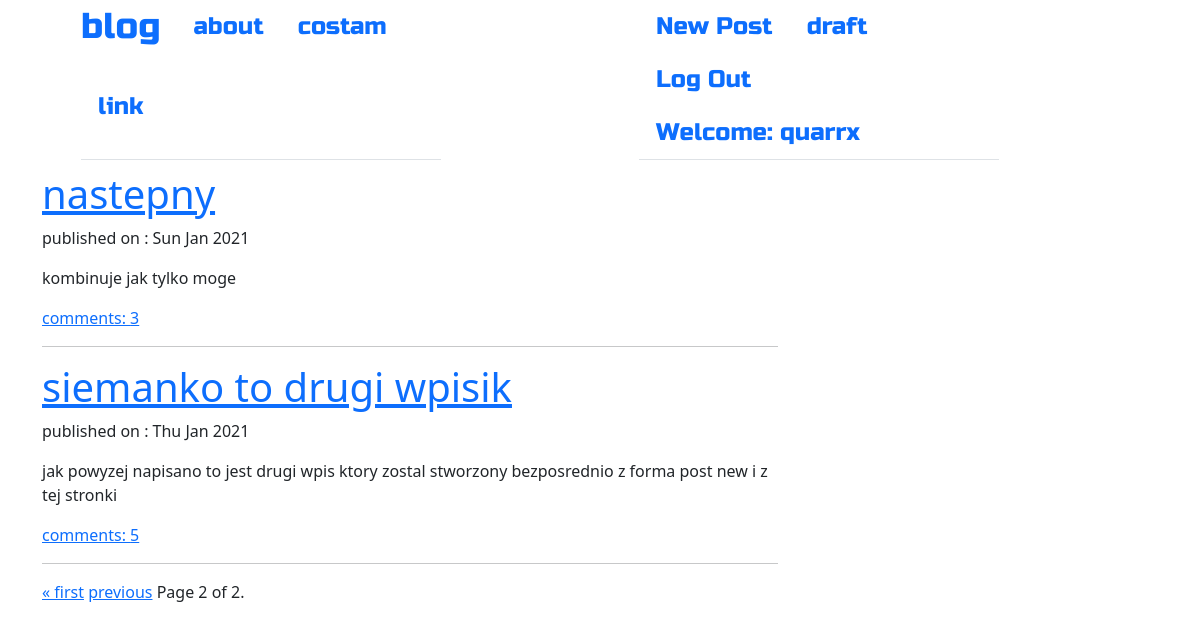
The page /blog/?page=2 (signed in) on the database its author committed.
### blog/models.py (models this page shows, shortened)
class Post(models.Model):
    author = models.ForeignKey('auth.User', on_delete=models.CASCADE)
    title = models.CharField(max_length=200)
    text = models.TextField()
    create_date = models.DateTimeField(default=timezone.now)
    published_date = models.DateTimeField(blank=True, null=True)
    def comments_approved(self):
        return self.comments.filter(approved_comments = True)

### blog/views.py (the view)
# urls.py: path('', views.PostListView.as_view(), name='post_list'),
class PostListView(ListView):
    model = Post
    paginate_by = 2
    def get_queryset(self):
        zapytanie = self.model.objects.filter(published_date__lte=timezone.now()).order_by('-published_date')
        return zapytanie

### blog/templates/blog/post_list.html (shortened to what this page needs)
{% extends 'blog/base.html' %}
{% block content %}
<div class="centerstage">
    {% for post in post_list %}
        {% if post.published_date or user.is_authenticated %}
        <div class="post">
            <h1><a href="{% url 'post_detail' pk=post.pk %}">{{ post.title }}</a> </h1>
            <div class="date">
                <p> published on : {{post.published_date|date:"D M Y"}}</p>
                <p class="postcontent">{{ post.text|safe|linebreaksbr}}</p>
            </div>
               <a href="{% url 'post_detail' pk=post.pk%}">comments: {{post.comments_approved.count}}</a>
             </div>
    <hr>
        {% endif %}
    {%endfor%}
    <div class="pagination">
    <span class="step-links">
        {% if page_obj.has_previous %}
            <a href="?page=1">&laquo; first</a>
            <a href="?page={{ page_obj.previous_page_number }}">previous</a>
        {% endif %}
        <span class="current">
            Page {{ page_obj.number }} of {{ page_obj.paginator.num_pages }}.
        </span>
    </span>
</div>
</div>
{% endblock %}

### blog/templates/blog/base.html (shortened to what this page needs)
<!DOCTYPE html>
{% load static %}
<html lang="en">
<head>
    <link href="https://cdn.jsdelivr.net/npm/bootstrap@5.0.0-beta1/dist/css/bootstrap.min.css" rel="stylesheet">
    <link rel="stylesheet" href="//cdn.jsdelivr.net/npm/medium-editor@latest/dist/css/medium-editor.min.css" type="text/css" media="screen" charset="utf-8">
    <link rel="stylesheet" href="{% static  'css/blog.css' %}">
    <link href="//netdna.bootstrapcdn.com/bootstrap/3.0.0/css/bootstrap-glyphicons.css" rel="stylesheet">
</head>
<body>
    <nav class="nav techfont ">
    <div class="nav container row justify-content-around">
        <div class="nav col-sm-4" id="navbarNav">
            <ul class=" nav nav-tabs justify-content">
                <li class="nav-item"><a class="navbar-brand bigbrand" href="{% url 'post_list'%}">blog</a> </li>
                <li class="nav-item"><a class="nav-link" href="{% url 'about'%}">about</a></li>
                <li class="nav-item"><a class="nav-link" href="www.google.com">costam</a> </li>
                <li class="nav-item"><a class="nav-link" href="#" >link</a> </li>
            </ul>
        </div>
        <div class=" nav col-sm-4 " id="navbarNav1 ">
            <ul class=" nav nav-tabs  ">
                {% if user.is_authenticated%}
                <li class="nav-item"><a class="nav-link" href="{% url 'post_new'%}">New Post</a> </li>
                <li class="nav-item"><a class="nav-link" href="{% url 'post_draft_list'%}">draft</a> </li>
                <li class="nav-item"><a class="nav-link" href="{% url 'logout'%}">Log Out</a> </li>
                <li class="nav-item"><a class="nav-link">Welcome: {{user.username}}</a> </li>
            {% endif %}
        </div>
    </div>
    </nav>
    <div class="content container">
        <div class="row">
            <div class="col-md-8">
                <div class="blog_post">
                    {% block content%}
                    {% endblock%}
                </div>
            </div>
        </div>
    </div>
</body>
</html>

### blog/static/css/blog.css (style rules this page uses)
.techfont { font-family:'Russo One' , sans-serif; font-size: 1.5em; margin-bottom: 10px }
.bigbrand { font-size: 1.5em; }
.centerstage { margin-left: auto; margin-right: auto; }
.postcontent { font-family: 'Monserrat'; font-size: 1.5em; }

### rows shown on the page
Post: title "nastepny", published_date "Sun Jan 2021", text "kombinuje jak tylko moge", comments_approved.count "3"
Post: title "siemanko to drugi wpisik", published_date "Thu Jan 2021", text "jak powyzej napisano to jest drugi wpis ktory zostal stworzony bezposrednio z forma post new i z tej stronki", comments_approved.count "5"

### other values the page prints
{{ user.username }} "quarrx"
{{ page_obj.number }} "2"
{{ page_obj.paginator.num_pages }} "2"
